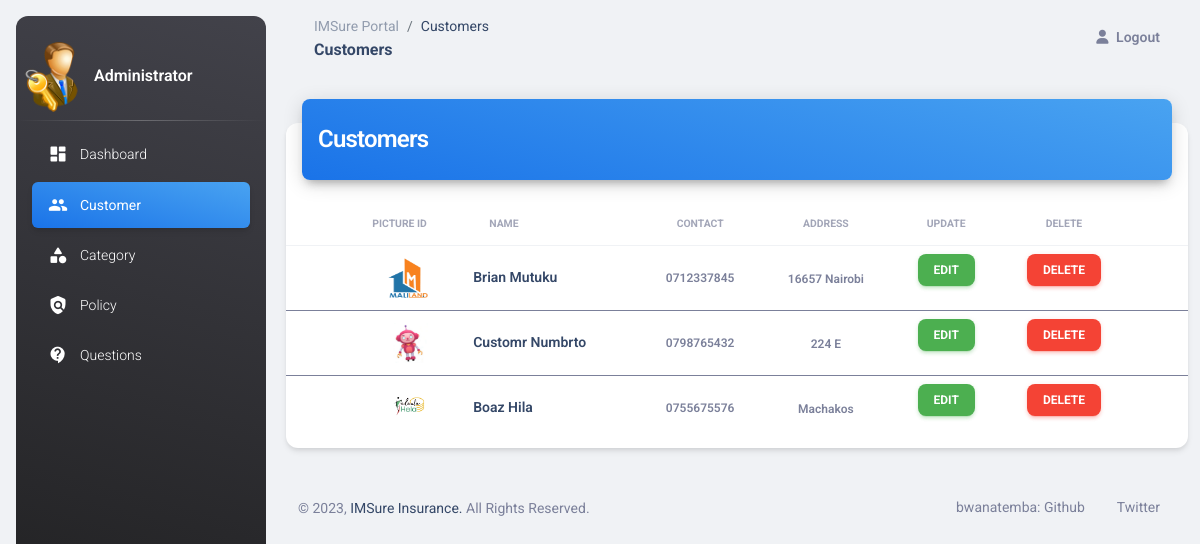
/admin-view-customer (signed in), run on an earlier commit of the app's database.
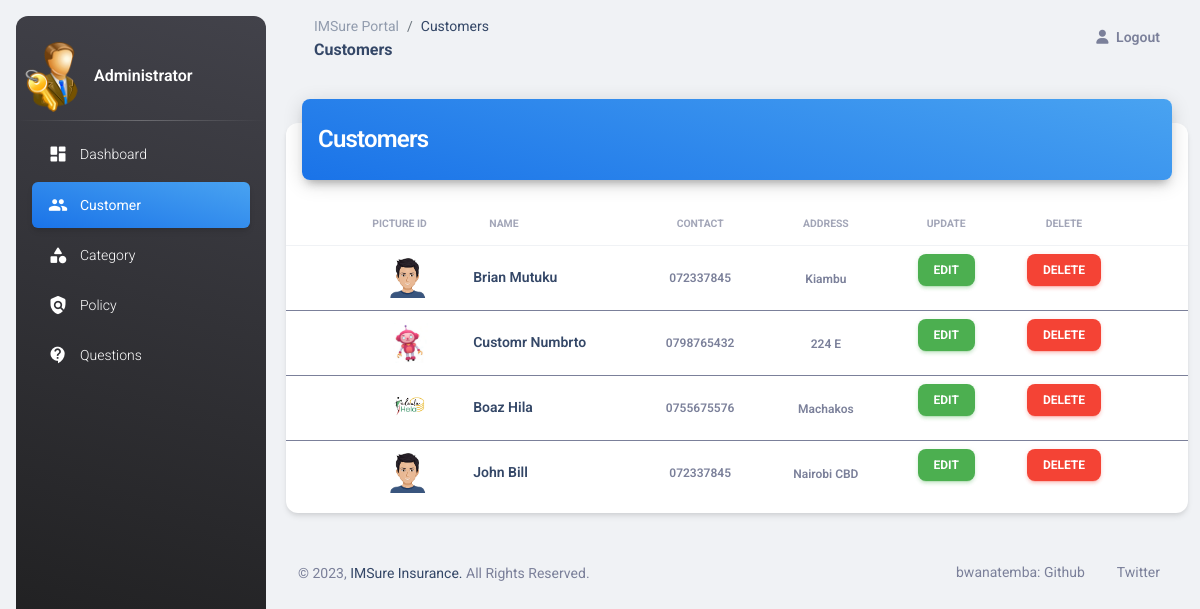
And on a later commit of the database.
### customer/models.py (models this page shows, shortened)
class Customer(models.Model):
    user = models.OneToOneField(User, on_delete=models.CASCADE)
    profile_pic = models.ImageField(upload_to='profile_pic/Customer/', null=True, blank=True)
    address = models.CharField(max_length=40)
    mobile = models.CharField(max_length=20, null=False)
    @property
    def get_name(self):
        return self.user.first_name + " " + self.user.last_name

### insurancemanagement/views.py (the view)
# urls.py: path('admin-view-customer', views.admin_view_customer_view, name='admin-view-customer'),
@login_required(login_url='adminlogin')
def admin_view_customer_view(request):
    customers = CMODEL.Customer.objects.all()
    return render(request, 'insurance/admin_view_customer.html', {'customers': customers})

### insurancemanagement/templates/insurance/admin_view_customer.html (shortened to what the changed rows need)
<!DOCTYPE html>
{% load static %}
<html lang="en">
<head>
  <link href="{% static 'dashboard/css/nucleo-icons.css' %}" rel="stylesheet" />
  <link href="{% static 'dashboard/css/nucleo-svg.css' %}" rel="stylesheet" />
  <link id="pagestyle" href="{% static 'dashboard/css/material-dashboard.css' %}" rel="stylesheet" />
</head>
<body class="g-sidenav-show  bg-gray-200">
  <main class="main-content position-relative max-height-vh-100 h-100 border-radius-lg ">
    <div class="container-fluid py-4">
      <div class="row">
        <div class="col-12">
          <div class="card my-4">
            <div class="card-body px-0 pb-2">
              <div class="table-responsive p-0">
                <table class="table align-items-center mb-0">
                  <thead>
                    <tr>
                      <th class="text-secondary opacity-7"></th>
                      <th class="text-center text-uppercase text-secondary text-xxs font-weight-bolder opacity-7 ps-2">Picture ID</th>
                      <th class="text-uppercase text-secondary text-xxs font-weight-bolder opacity-7">Name</th>
                      <th class="text-center text-uppercase text-secondary text-xxs font-weight-bolder opacity-7">Contact</th>
                      <th class="text-center text-uppercase text-secondary text-xxs font-weight-bolder opacity-7">Address</th>
                      <th class="text-center text-uppercase text-secondary text-xxs font-weight-bolder opacity-7">Update</th>
                      <th class="text-center text-uppercase text-secondary text-xxs font-weight-bolder opacity-7">Delete</th>
                      <th class="text-secondary opacity-7"></th>
                    </tr>
                  </thead>
                  {% for t in customers %}
                  <tbody>
                    <tr>
                      <td>
                      </td>
                        <td class="align-middle text-center">
                        <img src="{% static t.profile_pic.url %}" alt="Picture" height="40px" width="40px" />
                      </td>
                      <td>
                        <h6 class="mb-0 text-sm">{{t.get_name}}</h6>
                      </td>
                      <td class="align-middle text-center text-sm">
                        <span class="text-secondary text-xs font-weight-bold">{{t.mobile}}</span>
                      </td>
                      <td class="align-middle text-center">
                        <span class="text-secondary text-xs font-weight-bold">{{t.address}}</span>
                      </td>
                      <td class="align-middle text-center text-sm">
                        <a class="btn btn-success btn-sm" href="{% url 'update-customer' t.id  %}">EDIT</a>
                      </td>
                      <td class="align-middle text-center text-sm">
                        <a class="btn btn-danger btn-sm" href="{% url 'delete-customer' t.id  %}">DELETE</a>
                      </td>
                    </tr>
                  </tbody>
                  {% endfor %}
                </table>
              </div>
            </div>
          </div>
        </div>
      </div>
  </main>
</body>
</html>

What changed in the data, as far as the page shows it:
changed Customer "Brian Mutuku": profile_pic: a different picture; mobile "0712337845" → "072337845"; address "16657 Nairobi" → "Kiambu"
added Customer: profile_pic (picture), get_name "John Bill", mobile "072337845", address "Nairobi CBD"
